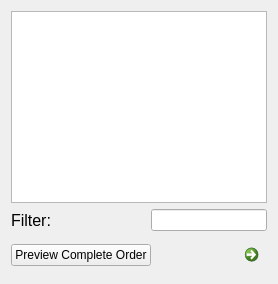
                <widget class="QWidget" name="tab_closed_orders">
                 <attribute name="title">
                  <string>Closed Orders</string>
                 </attribute>
                 <layout class="QGridLayout" name="gridLayout_10">
                  <item row="0" column="0">
                   <layout class="QVBoxLayout" name="vertical_layout_closed_orders">
                    <item>
                     <widget class="QListView" name="list_view_closed_orders"/>
                    </item>
                    <item>
                     <layout class="QGridLayout" name="grid_layout_closed_orders">
                      <item row="1" column="0" colspan="3">
                       <widget class="QPushButton" name="btn_preview_closed_orders">
                        <property name="text">
                         <string>Preview Complete Order</string>
                        </property>
                       </widget>
                      </item>
                      <item row="0" column="2" colspan="3">
                       <widget class="QLineEdit" name="line_edit_closed_orders_filter"/>
                      </item>
                      <item row="1" column="4">
                       <widget class="QCommandLinkButton" name="btn_refresh_closed_orders">
                        <property name="maximumSize">
                         <size>
                          <width>30</width>
                          <height>16777215</height>
                         </size>
                        </property>
                        <property name="text">
                         <string/>
                        </property>
                        <property name="icon">
                         <iconset>
                          <normaloff>../../Downloads/refreshBtn.png</normaloff>../../Downloads/refreshBtn.png</iconset>
                        </property>
                       </widget>
                      </item>
                      <item row="1" column="3">
                       <spacer name="horizontal_spacer_closed_orders_2">
                        <property name="orientation">
                         <enum>Qt::Horizontal</enum>
                        </property>
                        <property name="sizeHint" stdset="0">
                         <size>
                          <width>40</width>
                          <height>20</height>
                         </size>
                        </property>
                       </spacer>
                      </item>
                      <item row="0" column="0">
                       <widget class="QLabel" name="label_closed_orders_filter">
                        <property name="font">
                         <font>
                          <pointsize>12</pointsize>
                         </font>
                        </property>
                        <property name="text">
                         <string>Filter:</string>
                        </property>
                       </widget>
                      </item>
                      <item row="0" column="1">
                       <spacer name="horizontal_spacer_closed_orders_1">
                        <property name="orientation">
                         <enum>Qt::Horizontal</enum>
                        </property>
                        <property name="sizeHint" stdset="0">
                         <size>
                          <width>40</width>
                          <height>20</height>
                         </size>
                        </property>
                       </spacer>
                      </item>
                     </layout>
                    </item>
                   </layout>
                  </item>
                 </layout>
                </widget>
